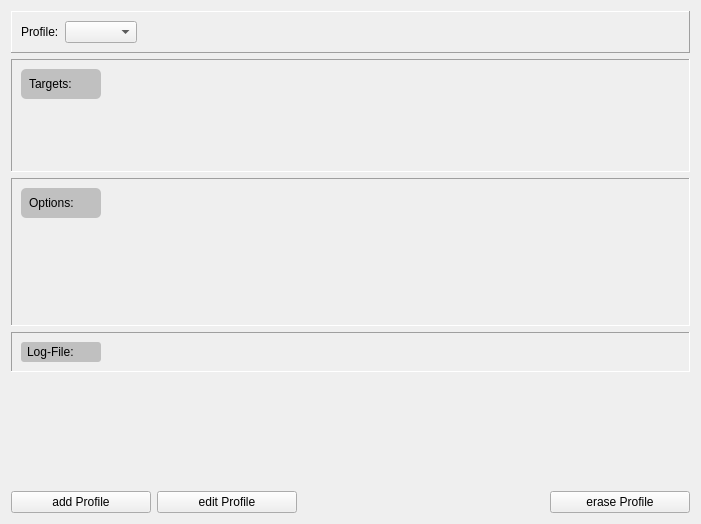
<?xml version="1.0" encoding="UTF-8"?>
<ui version="4.0">
 <class>ProfileManager</class>
 <widget class="QWidget" name="ProfileManager">
  <property name="geometry">
   <rect>
    <x>0</x>
    <y>0</y>
    <width>701</width>
    <height>524</height>
   </rect>
  </property>
  <property name="windowTitle">
   <string>Form</string>
  </property>
  <layout class="QGridLayout" name="gridLayout_3">
   <item row="5" column="1">
    <spacer name="verticalSpacer_3">
     <property name="orientation">
      <enum>Qt::Vertical</enum>
     </property>
     <property name="sizeHint" stdset="0">
      <size>
       <width>20</width>
       <height>40</height>
      </size>
     </property>
    </spacer>
   </item>
   <item row="8" column="3" colspan="5">
    <spacer name="horizontalSpacer_2">
     <property name="orientation">
      <enum>Qt::Horizontal</enum>
     </property>
     <property name="sizeHint" stdset="0">
      <size>
       <width>40</width>
       <height>20</height>
      </size>
     </property>
    </spacer>
   </item>
   <item row="3" column="1" colspan="8">
    <widget class="QFrame" name="scanningOptionsFrame">
     <property name="minimumSize">
      <size>
       <width>0</width>
       <height>0</height>
      </size>
     </property>
     <property name="frameShape">
      <enum>QFrame::Panel</enum>
     </property>
     <property name="frameShadow">
      <enum>QFrame::Sunken</enum>
     </property>
     <layout class="QGridLayout" name="gridLayout">
      <item row="0" column="1" rowspan="2">
       <widget class="QScrollArea" name="scrollArea">
        <property name="frameShape">
         <enum>QFrame::NoFrame</enum>
        </property>
        <property name="widgetResizable">
         <bool>true</bool>
        </property>
        <widget class="QWidget" name="scrollAreaWidgetContents">
         <property name="geometry">
          <rect>
           <x>0</x>
           <y>0</y>
           <width>577</width>
           <height>139</height>
          </rect>
         </property>
         <layout class="QVBoxLayout" name="verticalLayout">
          <item>
           <widget class="QLabel" name="optionsListLabel">
            <property name="sizePolicy">
             <sizepolicy hsizetype="MinimumExpanding" vsizetype="Preferred">
              <horstretch>0</horstretch>
              <verstretch>0</verstretch>
             </sizepolicy>
            </property>
            <property name="frameShape">
             <enum>QFrame::NoFrame</enum>
            </property>
            <property name="frameShadow">
             <enum>QFrame::Sunken</enum>
            </property>
            <property name="text">
             <string/>
            </property>
            <property name="alignment">
             <set>Qt::AlignLeading|Qt::AlignLeft|Qt::AlignTop</set>
            </property>
           </widget>
          </item>
         </layout>
        </widget>
       </widget>
      </item>
      <item row="0" column="0">
       <widget class="QLabel" name="optionsLabel">
        <property name="sizePolicy">
         <sizepolicy hsizetype="Minimum" vsizetype="Preferred">
          <horstretch>0</horstretch>
          <verstretch>0</verstretch>
         </sizepolicy>
        </property>
        <property name="minimumSize">
         <size>
          <width>80</width>
          <height>0</height>
         </size>
        </property>
        <property name="maximumSize">
         <size>
          <width>100</width>
          <height>16777215</height>
         </size>
        </property>
        <property name="styleSheet">
         <string notr="true">background:#c0c0c0;padding:5px;border-radius:5px;</string>
        </property>
        <property name="text">
         <string>Options:</string>
        </property>
        <property name="alignment">
         <set>Qt::AlignLeading|Qt::AlignLeft|Qt::AlignTop</set>
        </property>
       </widget>
      </item>
      <item row="1" column="0">
       <spacer name="verticalSpacer">
        <property name="orientation">
         <enum>Qt::Vertical</enum>
        </property>
        <property name="sizeHint" stdset="0">
         <size>
          <width>20</width>
          <height>98</height>
         </size>
        </property>
       </spacer>
      </item>
     </layout>
    </widget>
   </item>
   <item row="4" column="1" colspan="8">
    <widget class="QFrame" name="logFileFrame">
     <property name="frameShape">
      <enum>QFrame::Panel</enum>
     </property>
     <property name="frameShadow">
      <enum>QFrame::Sunken</enum>
     </property>
     <layout class="QGridLayout" name="gridLayout_4">
      <item row="0" column="1">
       <widget class="QLabel" name="filenameTextLabel">
        <property name="sizePolicy">
         <sizepolicy hsizetype="MinimumExpanding" vsizetype="Preferred">
          <horstretch>0</horstretch>
          <verstretch>0</verstretch>
         </sizepolicy>
        </property>
        <property name="frameShape">
         <enum>QFrame::NoFrame</enum>
        </property>
        <property name="frameShadow">
         <enum>QFrame::Sunken</enum>
        </property>
        <property name="text">
         <string/>
        </property>
       </widget>
      </item>
      <item row="0" column="0">
       <widget class="QLabel" name="filenameLabel">
        <property name="sizePolicy">
         <sizepolicy hsizetype="Minimum" vsizetype="Preferred">
          <horstretch>0</horstretch>
          <verstretch>0</verstretch>
         </sizepolicy>
        </property>
        <property name="minimumSize">
         <size>
          <width>80</width>
          <height>0</height>
         </size>
        </property>
        <property name="maximumSize">
         <size>
          <width>16777215</width>
          <height>16777215</height>
         </size>
        </property>
        <property name="styleSheet">
         <string notr="true">background:#c0c0c0;padding:3px;border-radius:3px;</string>
        </property>
        <property name="text">
         <string>Log-File:</string>
        </property>
       </widget>
      </item>
     </layout>
    </widget>
   </item>
   <item row="8" column="8">
    <widget class="QPushButton" name="pushButton">
     <property name="minimumSize">
      <size>
       <width>140</width>
       <height>0</height>
      </size>
     </property>
     <property name="maximumSize">
      <size>
       <width>140</width>
       <height>16777215</height>
      </size>
     </property>
     <property name="text">
      <string>erase Profile</string>
     </property>
     <property name="icon">
      <iconset resource="../resources.qrc">
       <normaloff>:/icons/icons/delete_profile.png</normaloff>:/icons/icons/delete_profile.png</iconset>
     </property>
     <property name="iconSize">
      <size>
       <width>24</width>
       <height>24</height>
      </size>
     </property>
    </widget>
   </item>
   <item row="0" column="1" colspan="8">
    <widget class="QFrame" name="frame">
     <property name="frameShape">
      <enum>QFrame::Panel</enum>
     </property>
     <property name="frameShadow">
      <enum>QFrame::Raised</enum>
     </property>
     <layout class="QHBoxLayout" name="horizontalLayout">
      <item>
       <widget class="QLabel" name="profileLabel">
        <property name="text">
         <string>Profile:</string>
        </property>
       </widget>
      </item>
      <item>
       <widget class="QComboBox" name="profileComboBox">
        <property name="sizePolicy">
         <sizepolicy hsizetype="Minimum" vsizetype="Fixed">
          <horstretch>0</horstretch>
          <verstretch>0</verstretch>
         </sizepolicy>
        </property>
       </widget>
      </item>
      <item>
       <spacer name="horizontalSpacer">
        <property name="orientation">
         <enum>Qt::Horizontal</enum>
        </property>
        <property name="sizeHint" stdset="0">
         <size>
          <width>40</width>
          <height>20</height>
         </size>
        </property>
       </spacer>
      </item>
     </layout>
    </widget>
   </item>
   <item row="2" column="1" colspan="8">
    <widget class="QFrame" name="scanningTargetsFrame">
     <property name="minimumSize">
      <size>
       <width>0</width>
       <height>0</height>
      </size>
     </property>
     <property name="frameShape">
      <enum>QFrame::Panel</enum>
     </property>
     <property name="frameShadow">
      <enum>QFrame::Sunken</enum>
     </property>
     <layout class="QGridLayout" name="gridLayout_2">
      <item row="0" column="0">
       <widget class="QLabel" name="targetsLabel">
        <property name="sizePolicy">
         <sizepolicy hsizetype="Minimum" vsizetype="Preferred">
          <horstretch>0</horstretch>
          <verstretch>0</verstretch>
         </sizepolicy>
        </property>
        <property name="minimumSize">
         <size>
          <width>80</width>
          <height>0</height>
         </size>
        </property>
        <property name="maximumSize">
         <size>
          <width>100</width>
          <height>16777215</height>
         </size>
        </property>
        <property name="styleSheet">
         <string notr="true">background:#c0c0c0;padding:5px;border-radius:5px;</string>
        </property>
        <property name="text">
         <string>Targets:</string>
        </property>
        <property name="alignment">
         <set>Qt::AlignLeading|Qt::AlignLeft|Qt::AlignTop</set>
        </property>
       </widget>
      </item>
      <item row="0" column="1" rowspan="2">
       <widget class="QScrollArea" name="scrollArea_2">
        <property name="frameShape">
         <enum>QFrame::NoFrame</enum>
        </property>
        <property name="widgetResizable">
         <bool>true</bool>
        </property>
        <widget class="QWidget" name="scrollAreaWidgetContents_2">
         <property name="geometry">
          <rect>
           <x>0</x>
           <y>0</y>
           <width>577</width>
           <height>79</height>
          </rect>
         </property>
         <layout class="QVBoxLayout" name="verticalLayout_2">
          <item>
           <widget class="QLabel" name="targetsListLabel">
            <property name="sizePolicy">
             <sizepolicy hsizetype="MinimumExpanding" vsizetype="Preferred">
              <horstretch>0</horstretch>
              <verstretch>0</verstretch>
             </sizepolicy>
            </property>
            <property name="frameShape">
             <enum>QFrame::NoFrame</enum>
            </property>
            <property name="frameShadow">
             <enum>QFrame::Sunken</enum>
            </property>
            <property name="text">
             <string/>
            </property>
            <property name="alignment">
             <set>Qt::AlignLeading|Qt::AlignLeft|Qt::AlignTop</set>
            </property>
           </widget>
          </item>
         </layout>
        </widget>
       </widget>
      </item>
      <item row="1" column="0">
       <spacer name="verticalSpacer_2">
        <property name="orientation">
         <enum>Qt::Vertical</enum>
        </property>
        <property name="sizeHint" stdset="0">
         <size>
          <width>20</width>
          <height>38</height>
         </size>
        </property>
       </spacer>
      </item>
     </layout>
    </widget>
   </item>
   <item row="8" column="2">
    <widget class="QPushButton" name="editProfileButton">
     <property name="minimumSize">
      <size>
       <width>140</width>
       <height>0</height>
      </size>
     </property>
     <property name="maximumSize">
      <size>
       <width>140</width>
       <height>16777215</height>
      </size>
     </property>
     <property name="text">
      <string>edit Profile</string>
     </property>
     <property name="icon">
      <iconset resource="../resources.qrc">
       <normaloff>:/icons/icons/edit_profile.png</normaloff>:/icons/icons/edit_profile.png</iconset>
     </property>
     <property name="iconSize">
      <size>
       <width>24</width>
       <height>24</height>
      </size>
     </property>
    </widget>
   </item>
   <item row="8" column="1">
    <widget class="QPushButton" name="addProfileButton">
     <property name="minimumSize">
      <size>
       <width>140</width>
       <height>0</height>
      </size>
     </property>
     <property name="maximumSize">
      <size>
       <width>140</width>
       <height>16777215</height>
      </size>
     </property>
     <property name="text">
      <string>add Profile</string>
     </property>
     <property name="icon">
      <iconset resource="../resources.qrc">
       <normaloff>:/icons/icons/add_profile.png</normaloff>:/icons/icons/add_profile.png</iconset>
     </property>
     <property name="iconSize">
      <size>
       <width>24</width>
       <height>24</height>
      </size>
     </property>
    </widget>
   </item>
  </layout>
 </widget>
 <resources>
  <include location="../resources.qrc"/>
 </resources>
 <connections>
  <connection>
   <sender>profileComboBox</sender>
   <signal>activated(int)</signal>
   <receiver>ProfileManager</receiver>
   <slot>slot_readProfileSettings()</slot>
   <hints>
    <hint type="sourcelabel">
     <x>110</x>
     <y>16</y>
    </hint>
    <hint type="destinationlabel">
     <x>140</x>
     <y>12</y>
    </hint>
   </hints>
  </connection>
  <connection>
   <sender>pushButton</sender>
   <signal>clicked()</signal>
   <receiver>ProfileManager</receiver>
   <slot>slot_eraseProfileButtonClicked()</slot>
   <hints>
    <hint type="sourcelabel">
     <x>175</x>
     <y>26</y>
    </hint>
    <hint type="destinationlabel">
     <x>248</x>
     <y>36</y>
    </hint>
   </hints>
  </connection>
  <connection>
   <sender>editProfileButton</sender>
   <signal>clicked()</signal>
   <receiver>ProfileManager</receiver>
   <slot>slot_editProfileButtonClicked()</slot>
   <hints>
    <hint type="sourcelabel">
     <x>521</x>
     <y>325</y>
    </hint>
    <hint type="destinationlabel">
     <x>483</x>
     <y>326</y>
    </hint>
   </hints>
  </connection>
  <connection>
   <sender>addProfileButton</sender>
   <signal>clicked()</signal>
   <receiver>ProfileManager</receiver>
   <slot>slot_addProfileButtonClicked()</slot>
   <hints>
    <hint type="sourcelabel">
     <x>655</x>
     <y>329</y>
    </hint>
    <hint type="destinationlabel">
     <x>695</x>
     <y>324</y>
    </hint>
   </hints>
  </connection>
 </connections>
 <slots>
  <slot>slot_readProfileSettings()</slot>
  <slot>slot_addProfileButtonClicked()</slot>
  <slot>slot_eraseProfileButtonClicked()</slot>
  <slot>slot_editProfileButtonClicked()</slot>
 </slots>
</ui>
